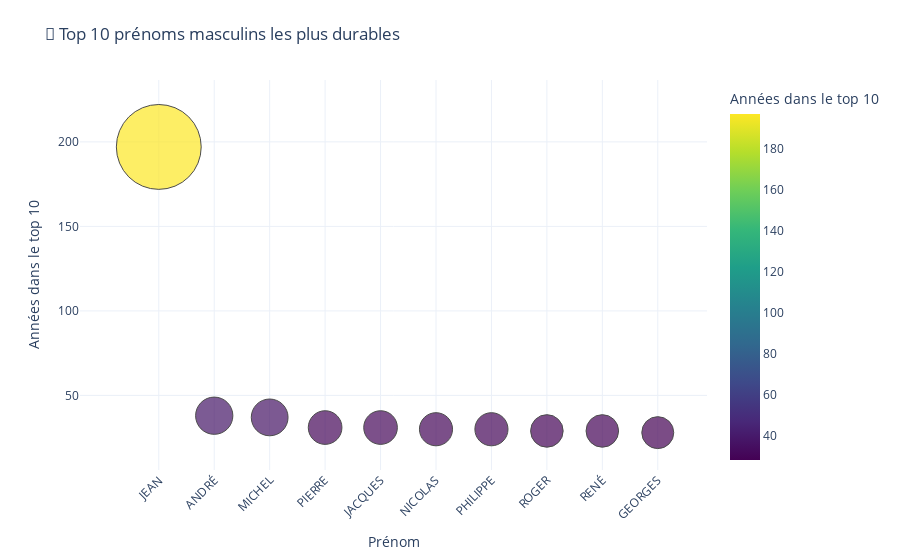
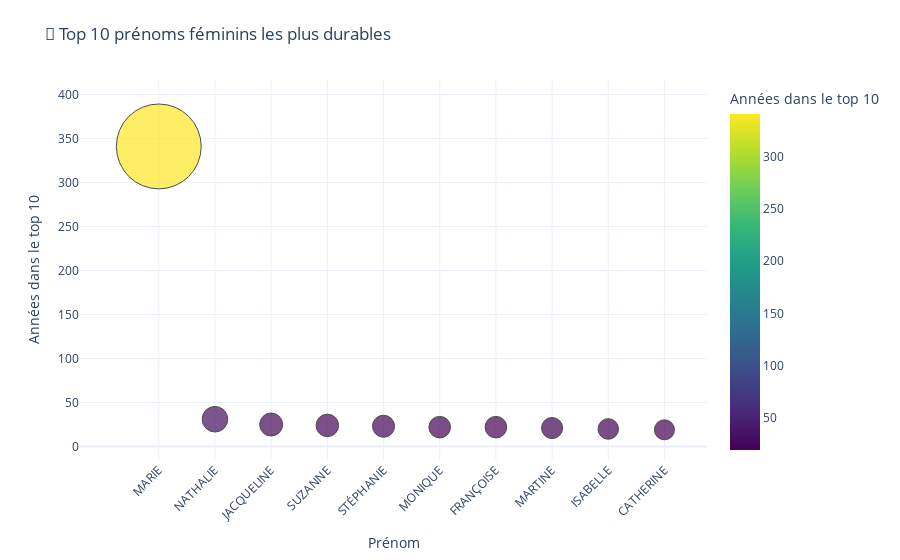

Notebook cell for these charts, in order:
### Code cell
import os 
os.chdir("..")
import pandas as pd
import matplotlib.pyplot as plt

def top10_durables(df, sexe, n=10):
    df_sexe = df[df['sexe'] == sexe]
    topn = (
        df_sexe
        .groupby('annais')
        .apply(lambda g: g.nlargest(n, 'nombre'))
        .reset_index(drop=True)
    )
    counts = topn['preusuel'].value_counts().sort_values(ascending=False)
    return counts[counts.index != '_PRENOMS_RARES'].head(n)

# 1. Charger
path_datas = os.path.join('datas','dpt2020.csv')
df = pd.read_csv(path_datas, sep=';')
top10_boys  = top10_durables(df, 1)
top10_girls = top10_durables(df, 2)

import pandas as pd
import plotly.express as px

# Reprendre top10_boys et top10_girls depuis la fonction top10_durables définie plus haut

def plotly_two(top10, title):
    dfp = pd.DataFrame({'name': top10.index, 'years': top10.values})
    fig = px.scatter(
        dfp, x='name', y='years',
        size='years', size_max=60,
        color='years', color_continuous_scale='Viridis',
        template='plotly_white', title=title,
        labels={'years':"Années dans le top 10", 'name':"Prénom"}
    )
    fig.update_traces(text=dfp['name'], textposition='middle center',
                      marker_line_color='black', marker_line_width=1)
    fig.update_layout(xaxis_tickangle=-45, margin=dict(t=80, b=40))
    fig.show()

# Afficher seulement deux graphiques Plotly
plotly_two(top10_boys,  "👶 Top 10 prénoms masculins les plus durables")
plotly_two(top10_girls, "👧 Top 10 prénoms féminins les plus durables")

### Figure 1 — Plotly figure (JSON) as saved in the notebook; plotly's stock layout.template omitted (floating-point values rounded to 4 significant figures)
{"data": [{"hovertemplate": "Prénom=%{x}<br>Années dans le top 10=%{marker.color}<extra></extra>", "legendgroup": "", "marker": {"color": [197, 38, 37, 31, 31, 30, 30, 29, 29, 28], "coloraxis": "coloraxis", "line": {"color": "black", "width": 1}, "size": [197, 38, 37, 31, 31, 30, 30, 29, 29, 28], "sizemode": "area", "sizeref": 0.05472, "symbol": "circle"}, "mode": "markers", "name": "", "orientation": "v", "showlegend": false, "text": ["JEAN", "ANDRÉ", "MICHEL", "PIERRE", "JACQUES", "NICOLAS", "PHILIPPE", "ROGER", "RENÉ", "GEORGES"], "textposition": "middle center", "type": "scatter", "x": ["JEAN", "ANDRÉ", "MICHEL", "PIERRE", "JACQUES", "NICOLAS", "PHILIPPE", "ROGER", "RENÉ", "GEORGES"], "xaxis": "x", "y": [197, 38, 37, 31, 31, 30, 30, 29, 29, 28], "yaxis": "y"}], "layout": {"coloraxis": {"colorbar": {"title": {"text": "Années dans le top 10"}}, "colorscale": [[0, "#440154"], [0.1111, "#482878"], [0.2222, "#3e4989"], [0.3333, "#31688e"], [0.4444, "#26828e"], [0.5556, "#1f9e89"], [0.6667, "#35b779"], [0.7778, "#6ece58"], [0.8889, "#b5de2b"], [1, "#fde725"]]}, "legend": {"itemsizing": "constant", "tracegroupgap": 0}, "margin": {"b": 40, "t": 80}, "title": {"text": "👶 Top 10 prénoms masculins les plus durables"}, "xaxis": {"anchor": "y", "domain": [0, 1], "tickangle": -45, "title": {"text": "Prénom"}}, "yaxis": {"anchor": "x", "domain": [0, 1], "title": {"text": "Années dans le top 10"}}}}

### Figure 2 — Plotly figure (JSON) as saved in the notebook; plotly's stock layout.template omitted (floating-point values rounded to 4 significant figures)
{"data": [{"hovertemplate": "Prénom=%{x}<br>Années dans le top 10=%{marker.color}<extra></extra>", "legendgroup": "", "marker": {"color": [341, 31, 25, 24, 23, 22, 22, 21, 20, 19], "coloraxis": "coloraxis", "line": {"color": "black", "width": 1}, "size": [341, 31, 25, 24, 23, 22, 22, 21, 20, 19], "sizemode": "area", "sizeref": 0.09472, "symbol": "circle"}, "mode": "markers", "name": "", "orientation": "v", "showlegend": false, "text": ["MARIE", "NATHALIE", "JACQUELINE", "SUZANNE", "STÉPHANIE", "MONIQUE", "FRANÇOISE", "MARTINE", "ISABELLE", "CATHERINE"], "textposition": "middle center", "type": "scatter", "x": ["MARIE", "NATHALIE", "JACQUELINE", "SUZANNE", "STÉPHANIE", "MONIQUE", "FRANÇOISE", "MARTINE", "ISABELLE", "CATHERINE"], "xaxis": "x", "y": [341, 31, 25, 24, 23, 22, 22, 21, 20, 19], "yaxis": "y"}], "layout": {"coloraxis": {"colorbar": {"title": {"text": "Années dans le top 10"}}, "colorscale": [[0, "#440154"], [0.1111, "#482878"], [0.2222, "#3e4989"], [0.3333, "#31688e"], [0.4444, "#26828e"], [0.5556, "#1f9e89"], [0.6667, "#35b779"], [0.7778, "#6ece58"], [0.8889, "#b5de2b"], [1, "#fde725"]]}, "legend": {"itemsizing": "constant", "tracegroupgap": 0}, "margin": {"b": 40, "t": 80}, "title": {"text": "👧 Top 10 prénoms féminins les plus durables"}, "xaxis": {"anchor": "y", "domain": [0, 1], "tickangle": -45, "title": {"text": "Prénom"}}, "yaxis": {"anchor": "x", "domain": [0, 1], "title": {"text": "Années dans le top 10"}}}}
